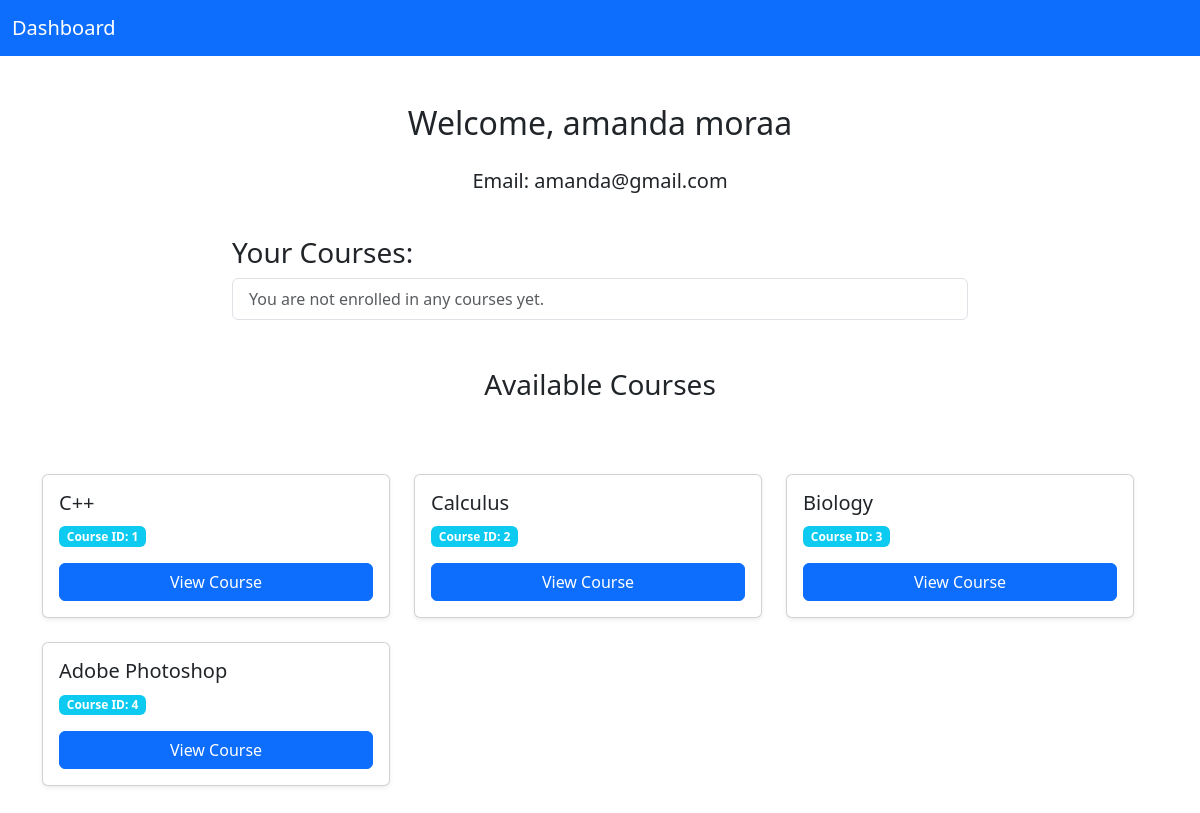
Page /profile (signed in) on the earlier database version.
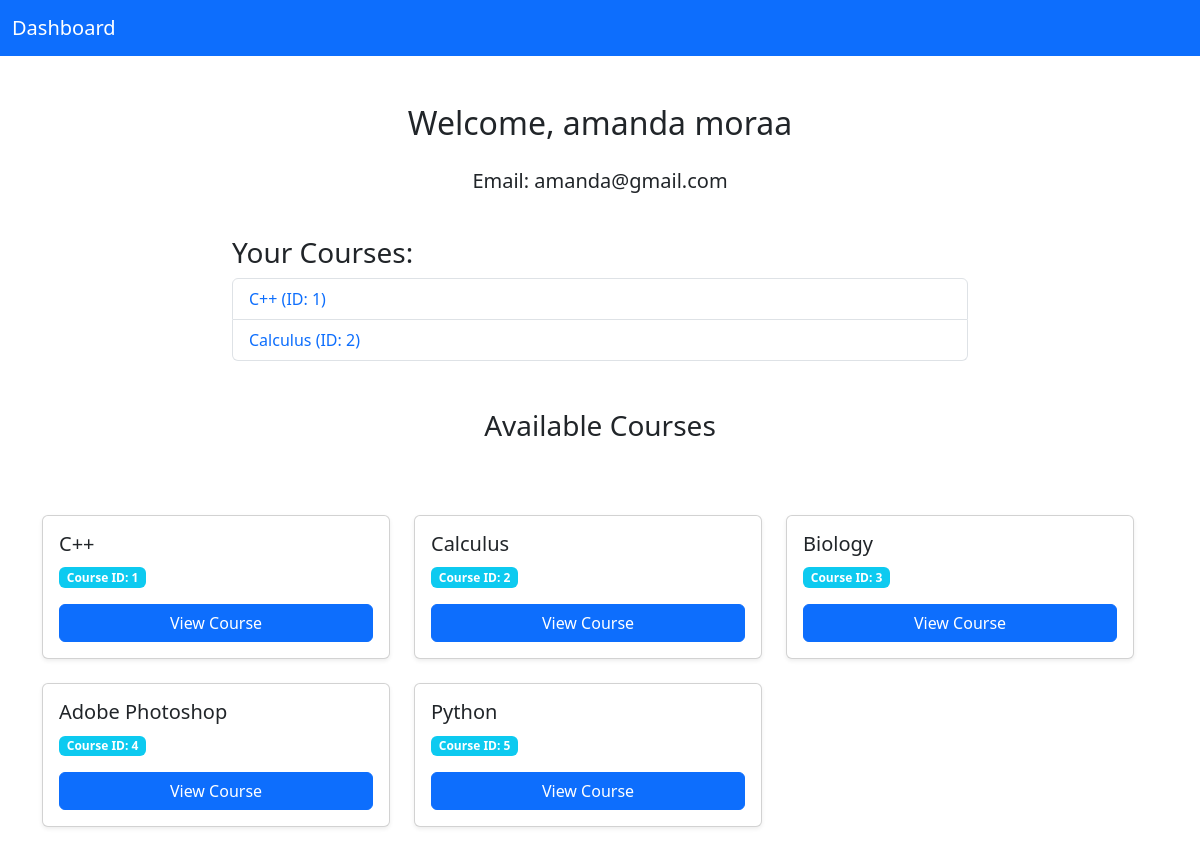
Same page on the later database version.
### main/models.py (models this page shows)
class Course(models.Model):
    category = models.CharField(max_length=50)
    teacher = models.CharField(max_length=50)
    title = models.CharField(max_length=150)
    description = models.TextField()

### main/views.py (the view)
# urls.py: path('profile', profile, name='profile'),
@login_required
def profile(request):
    try:
        print(get_user_model().objects.all())
        print(Course.objects.all())
        student=request.user
        context = {
            'full_name': student.full_name,
            'email': student.email,
            'courses_yours': student.courses.all(),
            "courses_available":Course.objects.all()
        }
        return render(request, 'accounts/profile.html', context)
    except Student.DoesNotExist:
        messages.error(request, "Invalid session. Please log in again.")
        return redirect('login')

### main/templates/accounts/profile.html (shortened to what this page needs)
<!DOCTYPE html>
<html lang="en">
<head>
    <link href="https://cdn.jsdelivr.net/npm/bootstrap@5.3.2/dist/css/bootstrap.min.css" rel="stylesheet">
</head>
<body>
    <nav class="navbar navbar-expand-lg navbar-dark bg-primary">
        <div class="container-fluid">
            <a class="navbar-brand" href="#">Dashboard</a>
        </div>
    </nav>
    <div class="container py-5">
        <div class="row">
            <div class="col-lg-8 mx-auto text-center">
                <h2 class="mb-4">Welcome, {{ full_name }}</h2>
                <p class="lead">Email: {{ email }}</p>
            </div>
        </div>
        <div class="row my-4">
            <div class="col-lg-8 mx-auto">
                <h3>Your Courses:</h3>
                <ul class="list-group">
                    {% for course in courses_yours %}
                    <li class="list-group-item d-flex justify-content-between align-items-center">
                        <a href="/view/{{ course.id }}" class="text-decoration-none text-primary">
                            {{ course.title }} (ID: {{ course.id }})
                        </a>
                    </li>
                    {% empty %}
                    <li class="list-group-item text-muted">You are not enrolled in any courses yet.</li>
                    {% endfor %}
                </ul>
            </div>
        </div>
        <div class="row my-5">
            <h3 class="text-center mb-4">Available Courses</h3>
            {% if courses_available %}
            <div class="row g-4">
                {% for course in courses_available %}
                <div class="col-md-6 col-lg-4">
                    <div class="card shadow-sm h-100">
                        <div class="card-body">
                            <h5 class="card-title">{{ course.title }}</h5>
                            <p class="card-text">
                                <span class="badge bg-info">Course ID: {{ course.id }}</span>
                            </p>
                            <a href="/view/{{ course.id }}" class="btn btn-primary w-100">View Course</a>
                        </div>
                    </div>
                </div>
                {% endfor %}
            </div>
            {% else %}
            <div class="alert alert-warning text-center mt-4" role="alert">
                No courses found.
            </div>
            {% endif %}
        </div>
    </div>
</body>
</html>

Differences in the rows shown:
now on one of the page's lists (row unchanged): Course: title "C++", id "1"
now on one of the page's lists (row unchanged): Course: title "Calculus", id "2"
added Course: title "Python", id "5", shown under "Available Courses"
Other differences:
text no longer shown: "You are not enrolled in any courses yet."
